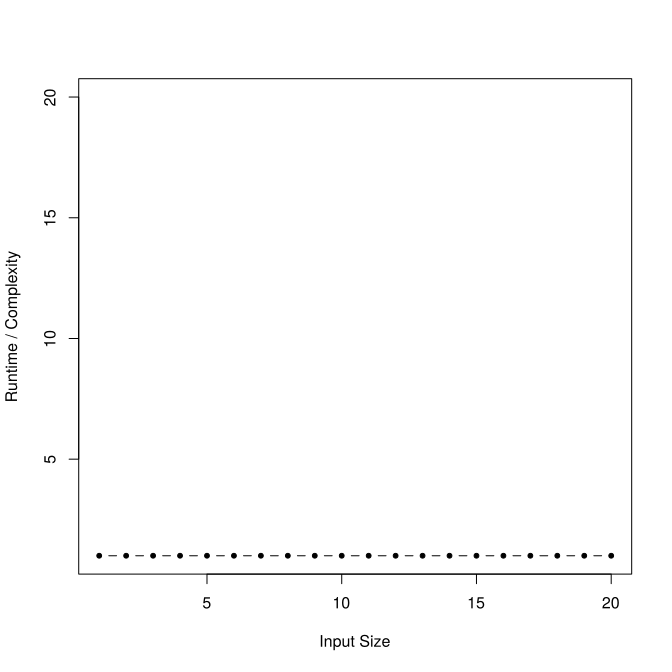

Generate this figure with R:
x <- 1:20
y <- rep(1, 20)

svg("constant.svg")

plot(x, y, type = "b", xlab = "Input Size", ylab = "Runtime / Complexity", pch = 20, xlim=c(1, 20), ylim=c(1, 20))
